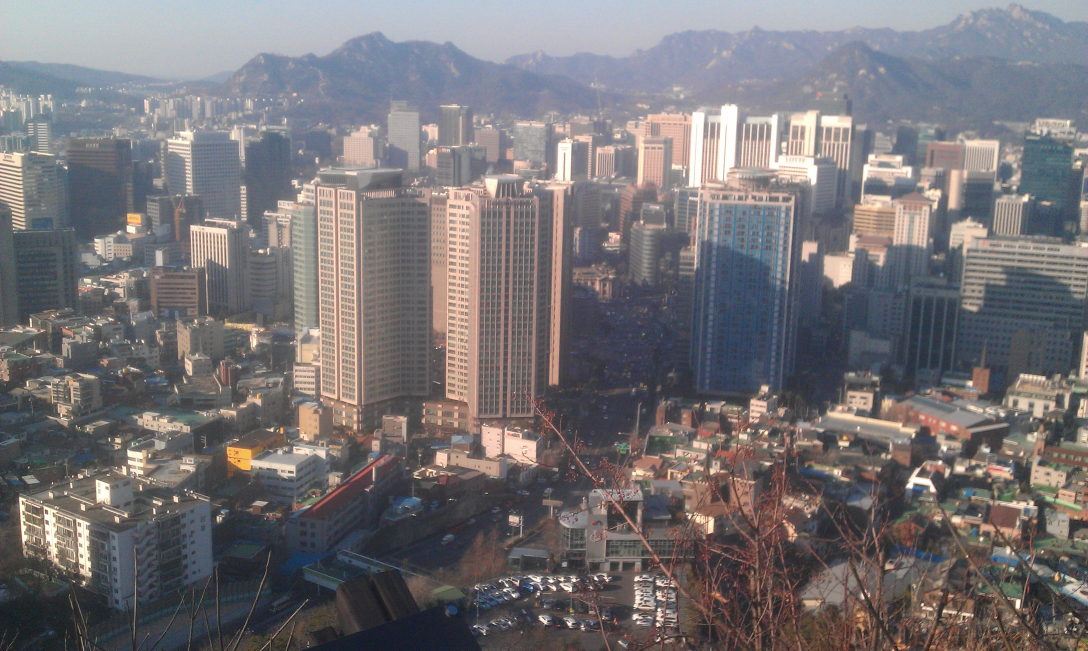
//> input picture Gist/1.jpg, 3264 x 1952 px (shown at 1/3 size)
$ ./1   (built with g++ and OpenCV 4)
//> lines starting //> are read from the running program, lines starting //| are printed output that depends on the picture
#include <iostream>
#include <opencv2\opencv.hpp>

using namespace std;
using namespace cv;

void main()
{
	double res=0;
	Mat gabor = getGaborKernel(Size(64, 64), 20, 1, 20, 1, 0);
	imshow("Filter", gabor);
	Mat gray,img = imread("1.jpg");
//> img is the input picture: 1952 rows x 3264 cols, CV_8UC3; mean B, G, R 117.1, 114.5, 118.1
	resize(img, img, Size(64, 64));
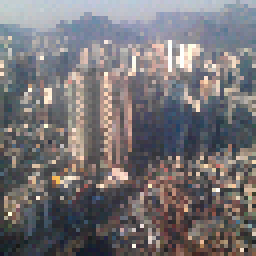
//> img: 64 rows x 64 cols, CV_8UC3 (shown 4 times larger); mean B, G, R 117.5, 114.8, 118.4
	cvtColor(img, gray, COLOR_BGR2GRAY);
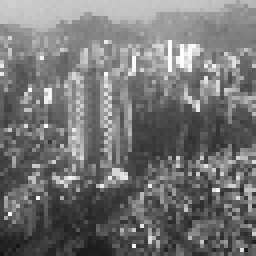
//> gray: 64 rows x 64 cols, CV_8UC1 (shown 4 times larger); min 22, max 255, mean 116.2
	imshow("1", gray);
	unsigned char* img_data;
	double* gabor_data;
	gabor_data = (double*)gabor.data;
	img_data = gray.data;
	int start_time = getTickCount();
	for (int k = 0; k < 1024; k++)
	for (int i = 0; i < 65 * 65; i++)
	{
		res += gabor_data[i] * (float)img_data[i];
		//cout << (float)img_data[i] << endl;
	}
//> this loop made 1024 passes
//> res on passes 1 to 3: -2370.4, -4740.8, -7111.2
//> after the loop, res = -2427275
	int end_time= getTickCount();
	double elapsed_time = (end_time - start_time) / getTickFrequency();
	cout << res << endl;
//| -2.42728e+06
	cout << elapsed_time << endl;
	//imshow("2", res);
	waitKey();
}
